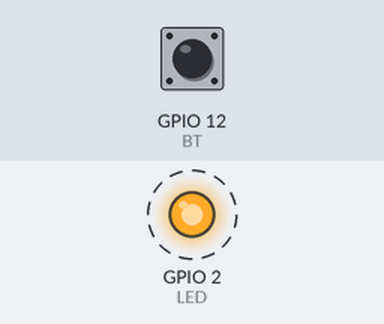
Simulated run of this program. Board: ESP32. Shown: output pins drawn as LEDs (lit = HIGH). Dashed ring = blinking. The inputs (shaded band) are chosen by the test bench; at power-on: GPIO 12 (BT) HIGH. What the program prints to the serial monitor is not drawn.

Above: at 1.2 s.
1.3 s: GPIO 12 (BT) pulled LOW for 0.15 s
Timing chart, 0 to 10.3 s (numbered marks = the images above; inputs shaded):
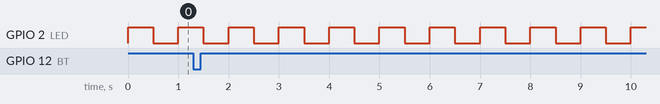

Measured:
- by itself, GPIO 2 (LED): alternates HIGH for 0.50 s and LOW for 0.50 s

The program:

main.cpp
```cpp
#include <Arduino.h>
#include <freertos/FreeRTOS.h>
#include <freertos/task.h>
#include <freertos/queue.h>
#include <freertos/semphr.h>

#define LED 2
#define BT 12

SemaphoreHandle_t semaforoContador;
TaskHandle_t taskTrataBThandle;

void vTaskTrataBT(void* pvParameters);

void ISR_Callback()// uma interrupção para "gerenciar" o semaforo( adicionar no semaforo)
{
  BaseType_t xHighPriorityTaskWoken = pdTRUE;
  xSemaphoreGiveFromISR(semaforoContador, &xHighPriorityTaskWoken);// quando acontece a interrução ela giva para o semaforo contador

  if(xHighPriorityTaskWoken == pdTRUE)
  {
    portYIELD_FROM_ISR();
  }

}

void setup() {
  Serial.begin(9600);
  pinMode(LED, OUTPUT);
  pinMode(BT,INPUT_PULLUP);
  attachInterrupt(digitalPinToInterrupt(BT), ISR_Callback, FALLING);

  //Criação do semaforo e da task
  semaforoContador = xSemaphoreCreateCounting(255, 0);//(contagem, valor inicial)
  xTaskCreate(vTaskTrataBT, "Task trata botao", configMINIMAL_STACK_SIZE + 1024, NULL, 3, &taskTrataBThandle);


}

void loop() {//uma task para rodar em pararelo piscando o led da placa
  digitalWrite(LED, !digitalRead(LED));
  vTaskDelay(pdMS_TO_TICKS(500));
}

void vTaskTrataBT(void* pvParameters)// uma task para tratar o botao
{
  int x = 0;
  for(;;)
  {
    if(xSemaphoreTake(semaforoContador, portMAX_DELAY))// quando a interrupção conseguir pegar do semaforo ela trata
    {

      Serial.println("Tratando a ISR do botao");
      x = uxSemaphoreGetCount(semaforoContador);
      Serial.println("x: "+ String(x));
      delay(200);//para ver melhor o tratamento da interrupção
    }

  }
}
```
